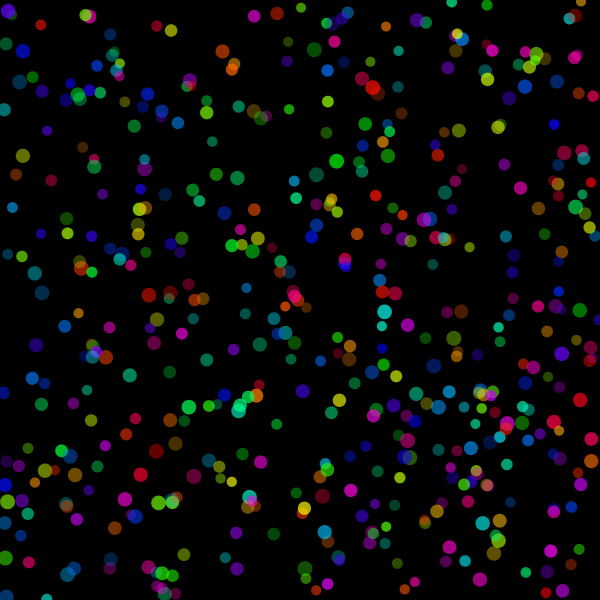
Frame 1 (no input)
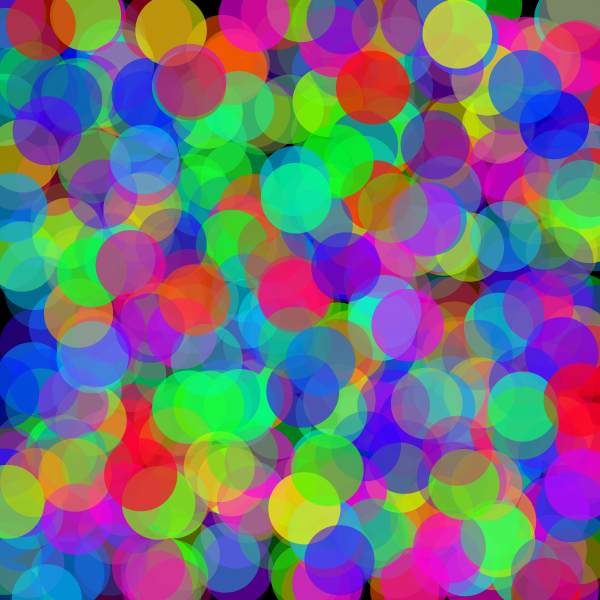
Frame 60 (the mouse pressed at the canvas centre just before this capture)
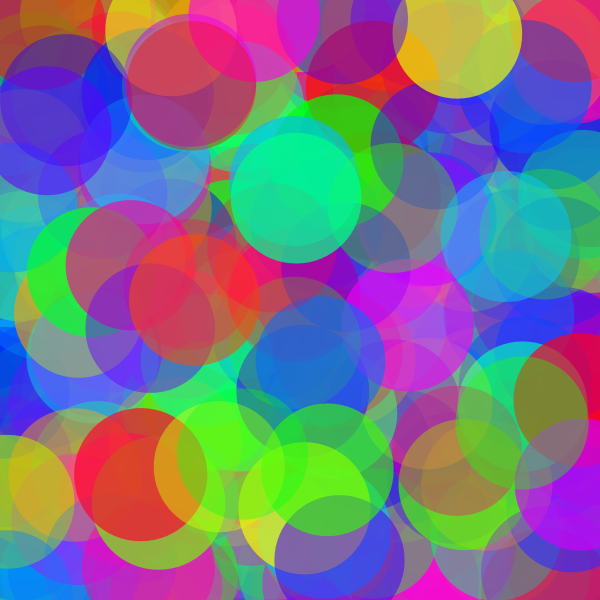
Frame 120 (the mouse held since frame 60 and released just before this capture)

The Processing sketch that drew these frames (run headless with seeded random() and noise(); from frame 60 on, the mouse is pressed at the canvas centre):

// Processing sketch: growing_and_shrinking_circles
// ── growing_and_shrinking_circles.pde
int ballCount=500; 
float szc;

float[] x = new float [ballCount];
float[] y = new float [ballCount];
float[] xc = new float [ballCount];
float[] yc = new float [ballCount];
float[] sz = new float [ballCount];
float[] cl = new float [ballCount];
float[] tr = new float [ballCount];
//float[] szc = new float [ballCount];

void setup() {
  colorMode(HSB, 360, 100, 100, 100);
  size(600, 600);
  for (int i=0; i<ballCount; i++) {

    x[i] = random(width)-sz[i];
    y[i] = random(height)-sz[i];
    xc[i] = random(-7, 7);
    yc[i] = random(-7, 7);
    sz[i] = random(10,15);
    cl[i] = random(360);
    tr[i] = random(25, 75);
  }
  szc=1;
}

void draw() {
  noStroke();
  background(0);
  for (int i=0; i<ballCount; i++) {
    if((mouseX==x[i]+(sz[i]/2) || mouseX==x[i]-(sz[i]/2)) && (mouseY==y[i]-(sz[i]/2)|| mouseY==y[i]+(sz[i]/2))) {
     fill(cl[i],99,99,100); 
    }
    else{
     fill(cl[i], 99, 99, tr[i]);
    }

    ellipse(x[i], y[i], sz[i], sz[i]);

//    x[i]+=xc[i];
//    y[i]+=yc[i];
    sz[i]+=szc;
    
    if (sz[i]>150 || sz[i]<10) {
      szc*=-1;
    } 
//    if (x[i]<0+(sz[i]/2) || x[i]>height-(sz[i]/2)) {
//      xc[i]*=-1;
//    }
//    if (y[i]<(sz[i]/2) || y[i]>height-(sz[i]/2)) {
//      yc[i]*=-1;
//    }
  }
} 
